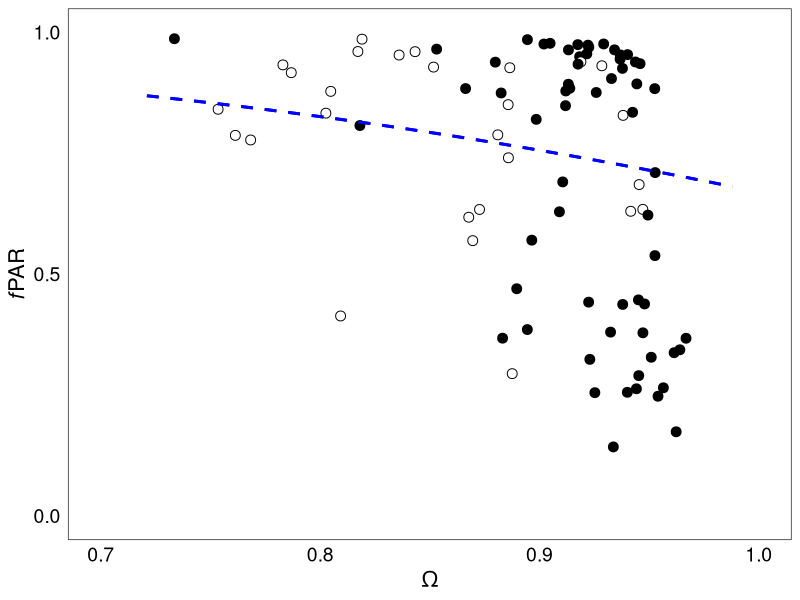
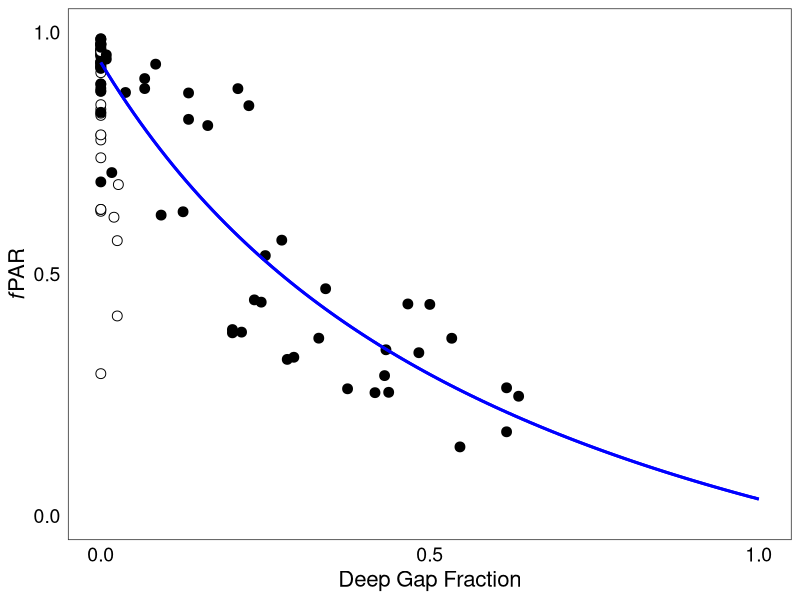
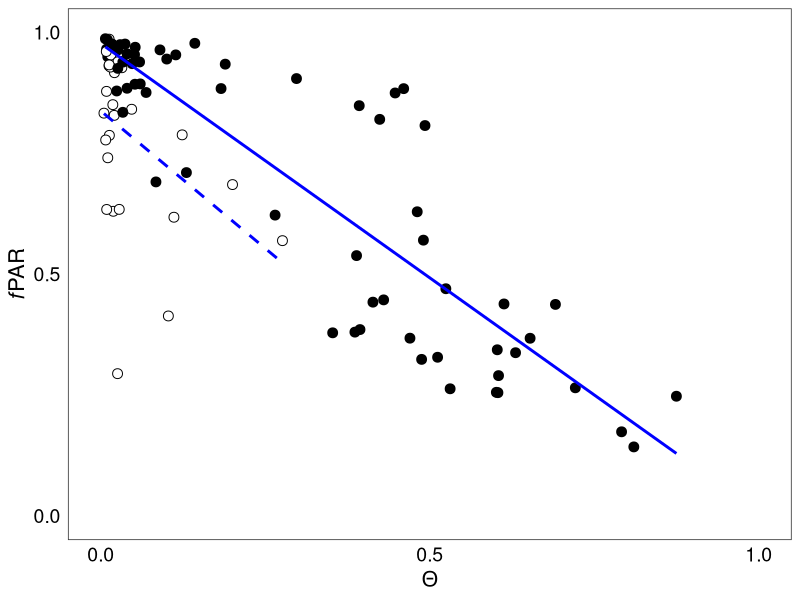
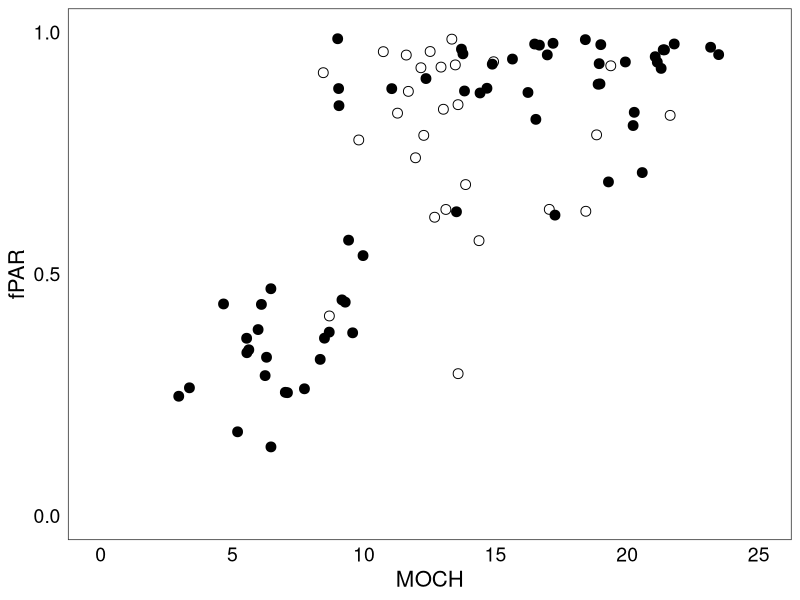
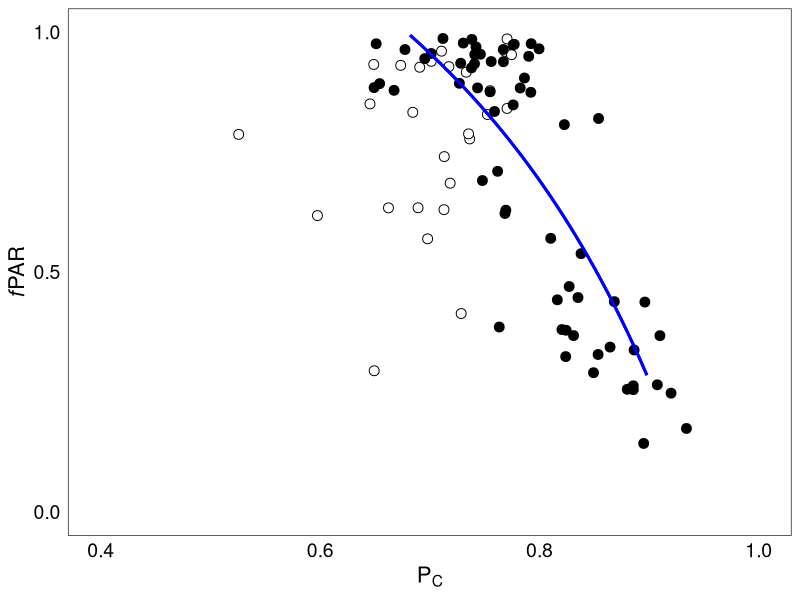
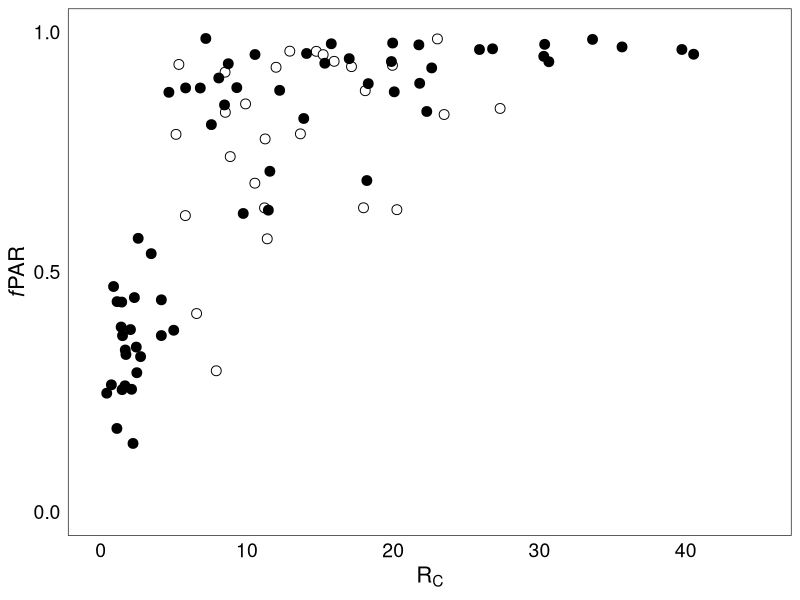
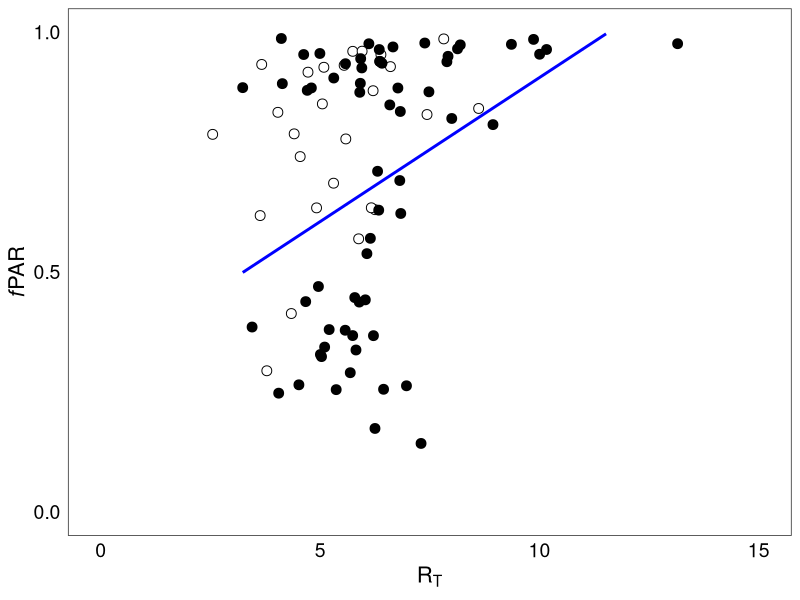
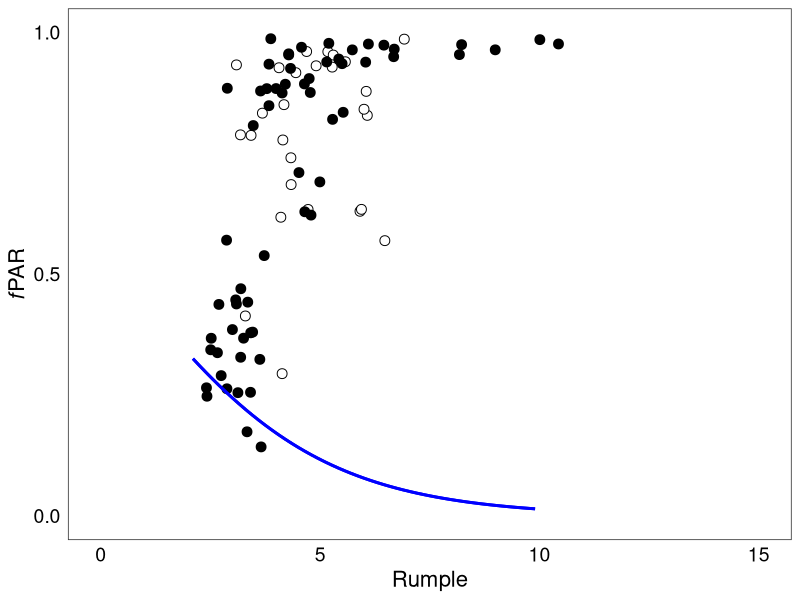

These charts were generated, in order, by the following R code:
# Plots for publication

#
require(plyr)
require(ggplot2)
require(dplyr)
require(vegan)
require(ggrepel)
require(magrittr)

#adding in palette
library(RColorBrewer)
darkcols <- brewer.pal(10, "Dark2")

#Data import
plot.fpar <- read.csv("./data/laserquest_plot_means_fpar_csc.csv")

# designate light regime based on aPAR or above canopy PAR
plot.fpar$regime <- ifelse(plot.fpar$aPAR_mean >= 1000, "high",
                             "low")

plot.fpar$regime <- as.factor(plot.fpar$regime)

### Modeling section
#Subset data for modelling
high <- subset(plot.fpar, aPAR_mean >= 1000)
low <- subset(plot.fpar, aPAR_mean < 1000)


###########

#new.master <- read.csv("laserquest_plot_means_with_fPAR.CSV")
#custom plot theme for all
theme_new <- function(base_size = 12){
     theme_bw(base_size = base_size) %+replace%
          theme(
               #line = element_line(colour="black"),
               #text = element_text(colour="black"),
               #axis.text = element_text(colour="black", size=8),
               #strip.text = element_text(size=12),
               #legend.key=element_rect(colour=NA, fill =NA),
               panel.grid = element_blank(),   
               # panel.border = element_blank(),
               panel.background = element_rect(fill = "white", colour = "white"), 
               strip.background = element_rect(fill = NA),
               axis.text = element_text( size = 14),
               axis.ticks.x = element_blank(),
               axis.ticks.y = element_blank(),
               axis.title  = element_text( size = 16, margin = margin(12, unit = "cm"))
          )
     
}
# custom plot label

vai.label =  expression(paste(VAI~(m^2 ~m^-2)))
lai.label =  expression(paste(LAI~(m^2 ~m^-2)))
log.lai.label = expression(paste(log~( LAI~(m^2 ~m^-2))))
r.label = expression("R"[C])
fpar.label = expression(paste(italic("f"), "PAR"))



# break up the light regimes
# 
# high <- subset(master, master$regime == "high")
# low <- subset(master, master$regime == "low")

#Imports high and low from fPAR modeling script

# Canopy Rugosity Model under high light
y <- high$fPAR_mean
x <- high$rugosity_mean
rc.model <- nls(y ~ a / (1 + b * exp(-k * x)), start = list(a = 0.1, b = 1, k = 0.1))
AIC(rc.model)
summary(rc.model)

#coefficients
a <- coef(rc.model)[1] 
b <- coef(rc.model)[2]
k <- coef(rc.model)[3]

rc.fit <- function(x) ifelse(x >= 0.05 & x <= 35, (a / (1 + b * exp(-k * x))), NA)

# Canopy Rugosity under low light
y <- low$fPAR_mean
x <- low$rugosity_mean
rc.low.model <- nls(y ~ (a * x) / (b + x), start = list(a = 1, b = 1))
AIC(rc.low.model)

#coefficients
a <- coef(rc.low.model)[1] 
b <- coef(rc.low.model)[2]

rc.low.fit <- function(x) ifelse(x >= 3 & x<= 30, (a * x) / (b + x), NA)
     { (a * x) / (b + x)}

x11(width = 4, height = 4)
rc.plot <- ggplot(plot.fpar, aes(x = rugosity_mean, y = fPAR_mean, fill = regime))+
     geom_point(size = 3, shape = 21)+
     scale_fill_manual(values = c("black", "white"))+
     # geom_point( data = low, aes( x = rugosity_mean, y = fPAR_mean), size = 3, shape = 21)+
     theme_new()+
     ylim(c(0, 1))+
     scale_y_continuous(breaks = seq(0, 1, 0.5), limits = c(0, 1))+
     xlim(c(0,45))+
     xlab(r.label)+
     ylab(fpar.label)+
     stat_function(fun = rc.fit, col = "blue", size = 1)+
     stat_function(fun = rc.low.fit, col = "blue", size = 1, linetype = "dashed")+
     theme(legend.position="none")


#####################################

# TOP RUGOSITY

#Top Rugosity
#Top Rugosity under high light
y <- high$fPAR_mean
x <- high$top.rugosity_mean
rt.model <- lm( y ~ x)

AIC(rt.model)
RSS <- sum(residuals(rt.model)^2)
TSS <- sum((y - mean(y))^2)
R.square <- 1 - (RSS/TSS)
print(R.square)

rt.fit <- function(x) 

x11(width = 4, height = 4)
rt.plot <- ggplot(plot.fpar, aes(x = top.rugosity_mean, y = fPAR_mean, fill = regime))+
  geom_point(size = 3, shape = 21)+
  scale_fill_manual(values = c("black", "white"))+
  theme_new()+
  xlim(c(0,15))+
  ylim(c(0, 1))+
  xlab(expression("R"[T]))+
  ylab(fpar.label)+
  scale_y_continuous(breaks = seq(0, 1, 0.5), limits = c(0, 1))+
  geom_smooth(data = subset(plot.fpar, plot.fpar$regime == "high"), method = "lm", size = 1, se = FALSE, color = "blue")+
  theme(legend.position="none")



# Canopy Porosity

# Canopy Porosity under high light
y <- high$fPAR_mean
x <- high$porosity_mean

pc.model <- nls(y ~ a + ((b * x) / (c + x)), start = list(a = 1.62, b = 1, c = -1.25))

#coefficients
a <- coef(pc.model)[1] 
b <- coef(pc.model)[2]
c <- coef(pc.model)[3]

#pc.high.fit <- function(x) ifelse(x >= 0.5 & x <= 0.9, a + ((b * x) / (c + x)), NA )
pc.high.fit <- function(x) ifelse(x >= 0.5 & x <= 0.9, 1.622 + ((0.5214 * x) / (-1.2482 + x)), NA )

AIC(pc.model)
summary(pc.model)

# Canopy Porosity under  low light
y <- low$fPAR_mean
x <- low$porosity_mean
pc.low.model <-nls(y ~ a * (x^b), start = list(a = 1, b = 1))

AIC(pc.low.model)
summary(pc.low.model)

#coefficients
a <- coef(pc.low.model)[1] 
b <- coef(pc.low.model)[2]
c <- coef(pc.low.model)[3]


pc.low.fit <- function(x) ifelse(x >= 0.5 & x<= 0.9,  a * (x^b), NA)

x11(width = 4, height = 4)
pc.plot <- ggplot(plot.fpar, aes(x = porosity_mean, y = fPAR_mean, fill = regime))+
     geom_point(size = 3, shape = 21)+
     scale_fill_manual(values = c("black", "white"))+
     theme_new()+
     xlim(0.4, 1)+
     ylim(c(0, 1))+
     xlab(expression("P"[C]))+
     ylab(fpar.label)+
     scale_y_continuous(breaks = seq(0, 1, 0.5), limits = c(0, 1))+
     stat_function(fun = pc.high.fit, col = "blue", size = 1, linetype = "solid")+   
     stat_function(fun = pc.low.fit, col = "blue", size = 1, linetype = "dashed")+
     theme(legend.position="none")


#########################
# RUMPLE

# Rumple

y <- high$fPAR_mean
x <- high$rumple_mean

rump.model <-nls(y ~ (1 / (1 + exp(-a * (x - b)))), start = list(a = 0.1, b = 1))
AIC(rump.model)

#coefficients
a <- coef(rump.model)[1] 
b <- coef(rump.model)[2]

rump.fit <- function(x) ifelse(x >= 2 & x <= 10, (1 / (1 + exp(-a * (x - b)))), NA)

x11(width = 4, height = 4)
rump.plot <- ggplot(plot.fpar, aes(x = rumple_mean, y = fPAR_mean, fill = regime))+
  geom_point(size = 3, shape = 21)+
  scale_fill_manual(values = c("black", "white"))+
  theme_new()+
  xlim(c(0,15))+
  scale_y_continuous(breaks = seq(0, 1, 0.5), limits = c(0, 1))+
  xlab("Rumple")+
  ylab(fpar.label)+
  stat_function(fun = rump.fit, col = "blue", size = 1)+
  theme(legend.position="none")



#################################
# VAI

# Mean VAI
# sigmoidal.curve     <- nls(y ~ (1 / (1 + exp(-a * (x - b)))), start = list(a = 0.1, b = 1))

y <- high$fPAR_mean
x <- high$mean.vai_mean

vai.model <-nls(y ~ (1 / (1 + exp(-a * (x - b)))), start = list(a = 0.1, b = 1))
AIC(vai.model)

#coefficients
a <- coef(vai.model)[1] 
b <- coef(vai.model)[2]

vai.fit <- function(x) {1 / (1 + exp(-a * (x - b)))}

#VAI under low light

y <- low$fPAR_mean
x <- low$mean.vai_mean

vai.low.model <- nls(y ~ (1 / (1 + exp(-a * (x - b)))), start = list(a = 0.5, b = 0.5))
AIC(vai.low.model)

#coefficients
c <- coef(vai.low.model)[1] 
d <- coef(vai.low.model)[2]

vai.low.fit <- function(x) { 1 / (1 + exp(-c * (x - d)))}

x11(width = 4, height = 4)
vai.plot <- ggplot(plot.fpar, aes(x = mean.vai_mean, y = fPAR_mean, fill = regime))+
  geom_point(size = 3, shape = 21)+
  scale_fill_manual(values = c("black", "white"))+
  theme_new()+
  xlim(c(0,8))+
  ylab(fpar.label)+
  xlab("VAI")+
  scale_y_continuous(breaks = seq(0, 1, 0.5), limits = c(0, 1))+
  stat_function(fun = vai.fit, col = "blue", size = 1)+
  stat_function(fun = vai.low.fit, col = "blue", size = 1, linetype = "dashed")+
  theme(legend.position="none")

##################################
# MOCH

# MOCH

y <- high$fPAR_mean
x <- high$mean.max.ht_mean

#moch.model <-nls(y ~ a / (1 + b * exp(-k * x)), start = list(a = 1, b = 10, k = 0.1))
moch.model <-nls(y ~ a / (1 + b * exp(-k * x)), start = list(a = 1, b = 10, k = 0.1))

AIC(moch.model)

#coefficients
a <- coef(moch.model)[1] 
b <- coef(moch.model)[2]
k <- coef(moch.model)[3]

moch.fit <- function(x) ifelse(x >=2 & x <=25, a / (1 + b * exp(-k * x)), NA)

x11(width = 4, height = 4)
moch.plot <- ggplot(plot.fpar, aes(x = mean.max.ht_mean , y = fPAR_mean, fill = regime))+
  geom_point(size = 3, shape = 21)+
  scale_fill_manual(name = "Light Regime",
                    breaks = c("high", "low"),
                    labels = c("High", "Low"),values = c("black", "white"))+
  theme_new()+
  xlim(c(0,25))+
  ylim(c(0, 1))+
  xlab("MOCH")+
  ylab("fPAR")+
  scale_y_continuous(breaks = seq(0, 1, 0.5), limits = c(0, 1))+
  stat_function(fun = moch.fit, col = "blue", size = 1)+
  theme(legend.position="none")

#########################################
# deep gap fraction
# Deep Gaps (ADJUSTED)

y <- high$fPAR_mean
x <- high$deep.gap.fraction_mean

#dg.model <-nls(y ~ a / (1 + b * exp(-k * x)), start = list(a = -6, b = 0.1, k = -1))
dg.model <- nls(y ~ a + ((b * x) / (c + x)), start = list( a = 0.1, b = 1, c =  1) )
AIC(dg.model)

#coefficients
a <- coef(dg.model)[1] 
b <- coef(dg.model)[2]
k <- coef(dg.model)[3]

#dg.fit <- function(x) {a / (1 + b * exp(-k * x))}
#dg.fit <- function(x) ifelse(x >= 0 & x <=0.8, 0.9379 + ((-1.5107 * x) / (0.6624 + x)))

dg.fit <- function(x) {0.9379 + ((-1.50454 * x) / (0.66598 + x))}

x11(width = 4, height = 4)
dg.plot <- ggplot(plot.fpar, aes(x = deep.gap.fraction_mean, y = fPAR_mean, fill = regime))+
  geom_point(size = 3, shape = 21)+
  scale_fill_manual(values = c("black", "white"))+
  theme_new()+
  xlim(c(0,1))+
  ylim(c(0, 1))+
  xlab("Deep Gap Fraction")+
  ylab(fpar.label)+
  scale_y_continuous(breaks = seq(0, 1, 0.5), limits = c(0, 1))+
  scale_x_continuous(breaks = seq(0, 1, 0.5), limits = c(0, 1))+
  stat_function(fun = dg.fit, col = "blue", size = 1)+
  theme(legend.position="none")

##################################
# Gap Fraction

# Sky/ Gap Fraction
x <- high$sky.fraction_mean / 100
y <- high$fPAR_mean

gf.model <- lm( y ~ x)
summary(gf.model)

# gap fraction under low light
x <- low$sky.fraction_mean / 100
y <- low$fPAR_mean

gf.low.model <- lm( y ~ x)
summary(gf.low.model)

summary(dg.model)
x11(width = 4, height = 4)
gf.plot <- ggplot(plot.fpar, aes(x = sky.fraction_mean / 100, y = fPAR_mean, fill = regime))+
  geom_point(size = 3, shape = 21)+
  scale_fill_manual(values = c("black", "white"))+
  theme_new()+
  xlim(c(0, 1))+
  ylim(c(0, 1))+
  xlab(expression(Theta))+
  ylab(fpar.label)+
  scale_y_continuous(breaks = seq(0, 1, 0.5), limits = c(0, 1))+
  scale_x_continuous(breaks = seq(0, 1, 0.5), limits = c(0, 1))+
  geom_smooth(data = subset(plot.fpar, plot.fpar$regime == "high"), method = "lm", size = 1, se = FALSE, color = "blue")+
  geom_smooth(data = subset(plot.fpar, plot.fpar$regime == "low"), method = "lm", size = 1, se = FALSE, color = "blue", linetype = "dashed")+
  theme(legend.position="none")

####################
# Clumping Index
y <- high$fPAR_mean
x <- high$clumping.index_mean

ci.model <- nls(y ~ (a + ((b * x) / (c + x))), start = list( a = -1, b = 0.1, c =  -1))
AIC(ci.model)

#coefficients
a <- coef(ci.model)[1] 
b <- coef(ci.model)[2]
c <- coef(ci.model)[3]
ci.fit <- function(x) ifelse(x >= 0.72 & x<= 0.99,  a + ((b * x) / (c + x)), NA)



# Clumping index under low light
y <- low$fPAR_mean
x <- low$clumping.index_mean
ci.low.model <- nls(y ~ (1 / (1 + exp(-a * (x - b)))), start = list(a = -1, b = 1))

AIC(ci.low.model)
summary(ci.low.model)

#coefficients
d <- coef(ci.low.model)[1] 
e <- coef(ci.low.model)[2]


ci.low.fit <- function(x) ifelse(x >= 0.72 & x<= 0.99, (1 / (1 + exp(-d * (x - e)))), NA)


x11(width = 4, height = 4)
ci.plot <- ggplot(plot.fpar, aes(x = clumping.index_mean, y = fPAR_mean, fill = regime))+
     geom_point(size = 3, shape = 21)+
     scale_fill_manual(values = c("black", "white"))+
     theme_new()+
     ylim(c(0, 1))+
     xlim(c(0.7, 1))+
     xlab(expression(Omega))+
     ylab(fpar.label)+
     scale_y_continuous(breaks = seq(0, 1, 0.5), limits = c(0, 1))+
     stat_function(fun = ci.fit, col = "blue", size = 1)+
     stat_function(fun = ci.low.fit, col = "blue", size = 1, linetype = "dashed")+
     theme(legend.position="none")


################################################################################
#######SITE FACET PLOTS

master.site <- read.csv("./data/laserquest_site_means_fpar_csc.csv")
colnames(master.site)[3] <- "fPAR_mean"

####### SITE LEVEL
####### SITE LEVEL
# Light!

require(plyr)
require(ggplot2)
require(dplyr)
require(vegan)
require(magrittr)
require(ggrepel)

#adding in palette
library(RColorBrewer)
darkcols <- brewer.pal(10, "Dark2")


# SITE MODELLING
#RUGOSITY
#HIGH
y <- master.site$fPAR_mean
x <- master.site$rugosity_mean


m.rc.site<- nls(y ~ (a * x) / (b + x), start = list(a = 1, b = 1))
summary(m.rc.site)
AIC(m.rc.site)

fit.rc.site <- function(x) {(1.08604 * x) / (3.43236 + x)}

x11(width = 4, height = 4)
site.rc <- ggplot(master.site, aes(x = rugosity_mean, y = fPAR_mean))+
     geom_point(size = 2)+
     geom_text_repel(data = master.site, aes(rugosity_mean, fPAR_mean, label = siteID))+
     #scale_color_manual(values=cbPalette)+
     #scale_color_brewer(palette="Dark2")+
     #geom_errorbarh(aes(xmin =rugosity_mean - rugosity_sd, xmax = rugosity_mean + rugosity_sd)) + 
     #geom_errorbar(aes(ymin = fPAR_mean - fPAR_sd, ymax = fPAR_mean + fPAR_sd))+
     theme_new()+
     xlim(c(0, 45))+
     scale_y_continuous(breaks = seq(0.2, 1, 0.2), limits = c(0.2, 1))+
     xlab(expression("R"[C]))+
     ylab(fpar.label)+
     stat_function(fun = fit.rc.site, col = "blue", size = 1)
# stat_function(fun = function(x) (0.97624 * x) / (1.74132 + x), colour = "dark grey", size = 1.25)

# Top Rugosity
x11(width = 4, height = 4)
site.rt <- ggplot(master.site, aes(x = top.rugosity_mean, y = fPAR_mean))+
     geom_point(size = 2)+
     geom_text_repel(data = master.site, aes(label = siteID))+
     #scale_color_manual(values=cbPalette)+
     #scale_color_brewer(palette="Dark2")+
     #geom_errorbarh(aes(xmin =rugosity_mean - rugosity_sd, xmax = rugosity_mean + rugosity_sd)) + 
     #geom_errorbar(aes(ymin = fPAR_mean - fPAR_sd, ymax = fPAR_mean + fPAR_sd))+
     theme_new()+
     xlim(c(0, 15))+
     scale_y_continuous(breaks = seq(0.2, 1, 0.2), limits = c(0.2, 1))+
     xlab(expression("R"[T]))+
     ylab(fpar.label)

# Porosity
summary(lm(master.site$fPAR_mean ~ master.site$porosity_mean))

x11(width = 4, height = 4)
site.pc <- ggplot(master.site, aes(x = porosity_mean, y = fPAR_mean))+
     geom_point(size = 2)+
     geom_text_repel(data = master.site, aes(porosity_mean, fPAR_mean, label = siteID), force = 10)+
     #scale_color_manual(values=cbPalette)+
     #scale_color_brewer(palette="Dark2")+
     #geom_errorbarh(aes(xmin =rugosity_mean - rugosity_sd, xmax = rugosity_mean + rugosity_sd)) + 
     #geom_errorbar(aes(ymin = fPAR_mean - fPAR_sd, ymax = fPAR_mean + fPAR_sd))+
     theme_new()+
     xlim(c(0.6, 1))+
     scale_y_continuous(breaks = seq(0.2, 1, 0.2), limits = c(0.2, 1))+
     xlab(expression("P"[C]))+
     ylab(fpar.label)+
     geom_smooth(method = lm, se = FALSE, col = "blue", size = 1)

# Rumple

y <- master.site$fPAR_mean
x <- master.site$rumple_mean


m.rump.site<- nls(y ~ 1 / (1 + exp(a * (x - b))), start = list(a = 0.1, b = 1))
summary(m.rump.site)
AIC(m.rump.site)

x11(width = 4, height = 4)
site.rump <- ggplot(master.site, aes(x = rumple_mean, y = fPAR_mean))+
     geom_point(size = 2)+
     geom_text_repel(data = master.site, aes(label = siteID))+
     #scale_color_manual(values=cbPalette)+
     #scale_color_brewer(palette="Dark2")+
     #geom_errorbarh(aes(xmin =rugosity_mean - rugosity_sd, xmax = rugosity_mean + rugosity_sd)) + 
     #geom_errorbar(aes(ymin = fPAR_mean - fPAR_sd, ymax = fPAR_mean + fPAR_sd))+
     xlim(c(0, 15))+
     scale_y_continuous(breaks = seq(0.2, 1, 0.2), limits = c(0.2, 1))+
     theme_new()+
     xlab("Rumple")+
     ylab("fPAR")+
     geom_smooth(method = "nls",
                 formula = y ~ 1 / (1 + exp(a * (x - b))),
                 method.args = list(start = list(a = 0.1, b = 1)),
                 se = FALSE,
                 color = "blue",
                 size = 1)

# VAI
# sigmoidal.curve     <- nls(y ~ (1 / (1 + exp(-a * (x - b)))), start = list(a = 0.1, b = 1))

y <- master.site$fPAR_mean
x <- master.site$mean.vai_mean

#m.vai.site <-nls(y ~ (1 / (1 + exp(-a * (x - b)))), start = list(a = 0.1, b = 1))
m.vai.site <- nls(y ~ a / (1 + b * exp(-k * x)), start = list(a = 1, b =1, k = 0.1) )
summary(m.vai.site)
AIC(m.vai.site)

#coefficients
a <- coef(vai.model)[1] 
b <- coef(vai.model)[2]

vai.fit <- function(x) {a / (1 + b * exp(-k * x))}

x11(width = 4, height = 4)
site.vai <- ggplot(master.site, aes(x = mean.vai_mean, y = fPAR_mean))+
     geom_point(size = 2)+
     geom_text_repel(data = master.site, aes(label = siteID))+
     #scale_color_manual(values=cbPalette)+
     #scale_color_brewer(palette="Dark2")+
     #geom_errorbarh(aes(xmin =rugosity_mean - rugosity_sd, xmax = rugosity_mean + rugosity_sd)) + 
     #geom_errorbar(aes(ymin = fPAR_mean - fPAR_sd, ymax = fPAR_mean + fPAR_sd))+
     theme_new()+
     xlim(c(2, 8))+
     scale_y_continuous(breaks = seq(0.2, 1, 0.2), limits = c(0.2, 1))+
     xlab("VAI")+
     ylab(fpar.label)+
     geom_smooth(method = "nls",
                 formula = y ~ (1 / (1 + exp(-a * (x - b)))),
                 method.args = list(start = list(a = 0.1, b = 1)),
                 se = FALSE,
                 color = "blue",
                 size = 1)
####################################
#MOCH
y <- master.site$fPAR_mean
x <- master.site$mean.max.ht_mean
# 
site.moch.model <-nls(y ~ a + (b * log(x)), start = list(a = -1, b = 1))

#coefficients
a <- coef(site.moch.model)[1] 
b <- coef(site.moch.model)[2]

site.moch.fit <- function(x) { a + (b * log(x))}

# AIC(site.moch.model)

x11(width = 4, height = 4)
site.moch <- ggplot(master.site, aes(x = mean.max.ht_mean , y = fPAR_mean))+
     geom_point(size = 2)+
     geom_text_repel(data = master.site, aes(label = siteID))+
     theme_new()+
     xlim(c(5,25))+
     ylim(c(0, 1))+
     xlab("MOCH")+
     ylab("fPAR")+
     scale_y_continuous(breaks = seq(0.2, 1, 0.2), limits = c(0.2, 1))+
    stat_function(fun = site.moch.fit, col = "blue", size = 1)


##################################
# Deep Gap Fraction. 
x11(width = 4, height = 4)

site.dg <- ggplot(master.site, aes(x = deep.gap.fraction_mean, y = fPAR_mean))+
     geom_point(size = 2)+
     geom_text_repel(data = master.site, aes(label = siteID))+
     theme_new()+
     xlim(c(0, 0.45))+
     scale_y_continuous(breaks = seq(0.2, 1, 0.2), limits = c(0.2, 1))+
     xlab("Deep Gap Fraction")+
     ylab(fpar.label)+
     geom_smooth(method = "lm", size = 1, color = "blue", se = FALSE)

# Gap Fraction/Sky Fraction
x11(width = 4, height = 4)
summary(lm(master.site$fPAR_mean ~ master.site$cover.fraction_mean))

site.gf <- ggplot(master.site, aes(x = sky.fraction_mean / 100, y = fPAR_mean))+
     geom_point(size = 2)+
     geom_text_repel(data = master.site, aes(label = siteID))+
     theme_new()+
     xlim(c(0, 0.6))+
     scale_y_continuous(breaks = seq(0.2, 1, 0.2), limits = c(0.2, 1))+
     scale_x_continuous(breaks = seq(0, 0.6, 0.3), limits = c(0, 0.6))+
     xlab(expression(Theta))+
     ylab(fpar.label)+
     geom_smooth(method = "lm", size = 1, color = "blue", se = FALSE)

# Clumping Index!
# x <- master.site$clumping.index_mean
# y <- master.site$fPAR_mean
# m.site.ci <- nls(y ~ a + (b * log(x)), start = list(a = -0.1, b = 1))
# AIC(m.site.ci)

x11(width = 4, height = 4)
site.ci <- ggplot(master.site, aes(x = clumping.index_mean, y = fPAR_mean))+
     geom_point(size = 2)+
     geom_text_repel(data = master.site, aes(label = siteID))+
     #scale_color_manual(values=cbPalette)+
     #scale_color_brewer(palette="Dark2")+
     #geom_errorbarh(aes(xmin =rugosity_mean - rugosity_sd, xmax = rugosity_mean + rugosity_sd)) + 
     #geom_errorbar(aes(ymin = fPAR_mean - fPAR_sd, ymax = fPAR_mean + fPAR_sd))+
     theme_new()+
     xlim(c(0.8, 1))+
     scale_y_continuous(breaks = seq(0.2, 1, 0.2), limits = c(0.2, 1))+
     scale_x_continuous(breaks = seq(0.8, 1, 0.1), limits = c(0.8, 1))+
     xlab(expression(Omega))+
     ylab(fpar.label)
